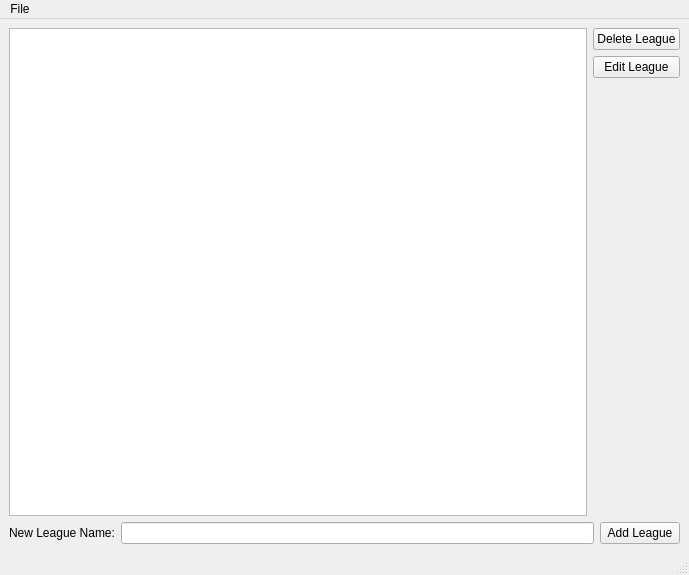
<?xml version="1.0" encoding="UTF-8"?>
<ui version="4.0">
 <class>MainWindow</class>
 <widget class="QMainWindow" name="MainWindow">
  <property name="geometry">
   <rect>
    <x>0</x>
    <y>0</y>
    <width>689</width>
    <height>575</height>
   </rect>
  </property>
  <property name="windowTitle">
   <string>Curling League Manager</string>
  </property>
  <widget class="QWidget" name="centralwidget">
   <layout class="QVBoxLayout" name="verticalLayout_2">
    <item>
     <layout class="QHBoxLayout" name="horizontalLayout_2">
      <item>
       <widget class="QListWidget" name="main_list_widget"/>
      </item>
      <item>
       <layout class="QVBoxLayout" name="verticalLayout">
        <item>
         <widget class="QPushButton" name="delete_league_button">
          <property name="text">
           <string>Delete League</string>
          </property>
         </widget>
        </item>
        <item>
         <widget class="QPushButton" name="edit_league_button">
          <property name="text">
           <string>Edit League</string>
          </property>
         </widget>
        </item>
        <item>
         <spacer name="verticalSpacer">
          <property name="orientation">
           <enum>Qt::Vertical</enum>
          </property>
          <property name="sizeHint" stdset="0">
           <size>
            <width>20</width>
            <height>40</height>
           </size>
          </property>
         </spacer>
        </item>
       </layout>
      </item>
     </layout>
    </item>
    <item>
     <layout class="QHBoxLayout" name="horizontalLayout">
      <item>
       <widget class="QLabel" name="league_label">
        <property name="text">
         <string>New League Name:</string>
        </property>
       </widget>
      </item>
      <item>
       <widget class="QLineEdit" name="league_line_edit">
        <property name="placeholderText">
         <string/>
        </property>
       </widget>
      </item>
      <item>
       <widget class="QPushButton" name="add_league_button">
        <property name="text">
         <string>Add League</string>
        </property>
       </widget>
      </item>
     </layout>
    </item>
   </layout>
  </widget>
  <widget class="QMenuBar" name="menubar">
   <property name="geometry">
    <rect>
     <x>0</x>
     <y>0</y>
     <width>689</width>
     <height>21</height>
    </rect>
   </property>
   <property name="contextMenuPolicy">
    <enum>Qt::DefaultContextMenu</enum>
   </property>
   <property name="nativeMenuBar">
    <bool>false</bool>
   </property>
   <widget class="QMenu" name="menuFile">
    <property name="title">
     <string>File</string>
    </property>
    <addaction name="action_load"/>
    <addaction name="action_save"/>
   </widget>
   <addaction name="menuFile"/>
  </widget>
  <widget class="QStatusBar" name="statusbar"/>
  <action name="action_load">
   <property name="text">
    <string>Load</string>
   </property>
  </action>
  <action name="action_save">
   <property name="text">
    <string>Save</string>
   </property>
  </action>
 </widget>
 <tabstops>
  <tabstop>league_line_edit</tabstop>
  <tabstop>add_league_button</tabstop>
  <tabstop>edit_league_button</tabstop>
  <tabstop>delete_league_button</tabstop>
  <tabstop>main_list_widget</tabstop>
 </tabstops>
 <resources/>
 <connections/>
</ui>
